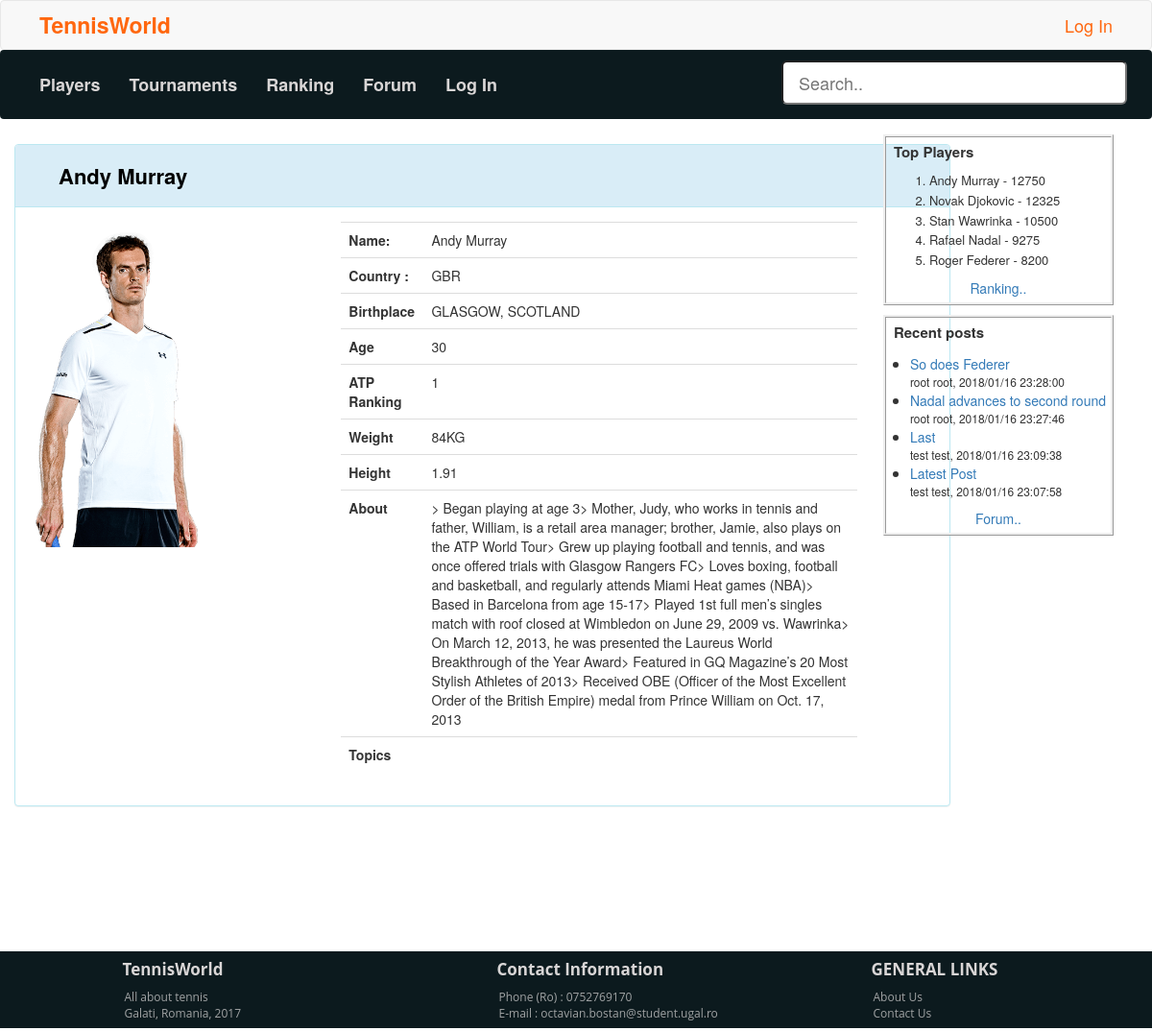
Page /details.php?id=1 on the committed database.
### tables this page shows
CREATE TABLE `player` (
  `player_id` int(11) NOT NULL AUTO_INCREMENT,
  `first_name` varchar(32) DEFAULT NULL,
  `last_name` varchar(32) DEFAULT NULL,
  `country` varchar(20) NOT NULL,
  `birthplace` varchar(32) DEFAULT NULL,
  `age` varchar(32) DEFAULT NULL,
  `ranking` varchar(33) DEFAULT NULL,
  `weight` varchar(64) DEFAULT NULL,
  `height` varchar(10) DEFAULT NULL,
  `coach` varchar(30) DEFAULT NULL,
  `about` varchar(1000) DEFAULT NULL,
  `img` varchar(1000) NOT NULL,
  PRIMARY KEY (`player_id`)
);

CREATE TABLE `RANKING` (
  `rank_id` int(11) NOT NULL AUTO_INCREMENT,
  `player_id` int(11) NOT NULL,
  `points` int(11) NOT NULL,
  PRIMARY KEY (`rank_id`)
);

CREATE TABLE `post` (
  `post_id` int(11) NOT NULL AUTO_INCREMENT,
  `post_description` varchar(100) DEFAULT NULL,
  `post_date` varchar(32) DEFAULT NULL,
  `user_id` int(11) DEFAULT NULL,
  `topic_id` int(11) DEFAULT NULL,
  PRIMARY KEY (`post_id`),
  KEY `user_id` (`user_id`),
  KEY `topic_id` (`topic_id`)
);

CREATE TABLE `users` (
  `user_id` int(11) NOT NULL AUTO_INCREMENT,
  `firstName` varchar(32) DEFAULT NULL,
  `lastName` varchar(32) DEFAULT NULL,
  `email` varchar(32) DEFAULT NULL,
  `pass` varchar(64) DEFAULT NULL,
  `role` varchar(10) DEFAULT NULL,
  PRIMARY KEY (`user_id`)
);

### admin/controller.php (called while the page is built, shortened)
<?php
include("includes/models/player.php");
include("includes/models/post.php");
include("includes/models/user.php");
include("includes/models/rank.php");
class Controller {
	public static function getUserForId($id){
		$con = mysqli_connect("localhost","root","root");
		$db_select = mysqli_select_db($con, "twdm");
		$sql = "SELECT * FROM users where user_id = ".$id;
		$user = new User(0,'', '', '' , '' , '');
		$result = mysqli_query($con, $sql);
		while($row = mysqli_fetch_array($result)) {
			$user = new User($row['user_id'],
					 $row['firstName'],
					 $row['lastName'],
					 $row['email'],
					 $row['pass'],
					 $row['role']);
		}
		return $user;
	}
	public static function getRecentPosts() {
		$con = mysqli_connect("localhost","root","root");
		$db_select = mysqli_select_db($con, "twdm");
		$sql = "SELECT * FROM post order by post_date desc LIMIT 4";
		$posts = array();
		$result = mysqli_query($con, $sql);
		while($row = mysqli_fetch_array($result)) {
			$post = new Post($row['post_id'],
					 $row['post_description'],
					 $row['post_date'],
					 $row['user_id'],
					 $row['topic_id']);
			$posts[] = $post;
		}
		return $posts;
	}
	public static function getPlayerById($player_id) {
		$con = mysqli_connect("localhost","root","root");
		$db_select = mysqli_select_db($con, "twdm");
		$sql = "SELECT * FROM player  where player_id = ".$player_id;
		$result = mysqli_query($con, $sql);
		while($row = mysqli_fetch_array($result)) {
		  	$player = new Player($row['player_id'],
					$row['first_name'],
					$row['last_name'],
					$row['country'],
					$row['birthplace'],
					$row['age'],
					$row['ranking'],
					$row['weight'],
					$row['height'],
					$row['coach'],
					$row['about'],
					$row['img']);
		}
		return $player;
	}
	public static function getRanking() {
		$con = mysqli_connect("localhost","root","root");
		$db_select = mysqli_select_db($con, "twdm");
		$sql = "SELECT * FROM RANKING";
		$ranks = array();
		$result = mysqli_query($con, $sql);
		while($row = mysqli_fetch_array($result)) {
			$rank = new Rank($row['rank_id'],
					 $row['player_id'],
					 $row['points']);
			$ranks[] = $rank;
		}
		return $ranks;
	}
}
?>

### includes/models/player.php (called while the page is built, shortened)
<?php
class Player {
	private $firstName;
	private $lastName;
	private $country;
	private $birthplace;
	private $age;
	private $ranking;
	private $weight;
	private $height;
	private $about;
	private $img;
		public function __construct($id, $firstName, $lastName, $country,$birthplace, $age, $ranking, $weight
,$height, $coach, $about, $img) {
		$this->firstName = $firstName;
		$this->lastName = $lastName;
		$this->country = $country;
		$this->birthplace = $birthplace;
		$this->age = $age;
		$this->ranking = $ranking;
		$this->weight = $weight;
		$this->height = $height;
		$this->about = $about;
		$this->img = $img;
	}
	public function getFirstName() {
  		return $this->firstName;
	}
	public function getLastName() {
  		return $this->lastName;
	}
	public function getCountry() {
  		return $this->country;
	}
	public function getBirthplace() {
  		return $this->birthplace;
	}
	public function getAge() {
  		return $this->age;
	}
	public function getRanking() {
  		return $this->ranking;
	}
	public function getWeight() {
  		return $this->weight;
	}
	public function getHeight() {
  		return $this->height;
	}
	public function getAbout() {
  		return $this->about;
	}
	public function getImage() {
  		return $this->img;
	}
}
?>

### includes/models/rank.php (called while the page is built, shortened)
<?php
class Rank {
	private $points;
	public function __construct($rankId, $playerId, $points)  {
		$this->points = $points;
	}
	public function getPoints() {
  		return $this->points;
	}
}
?>

### includes/models/post.php (called while the page is built, shortened)
<?php
class Post {
	private $description;
	private $date;
	private $topicId;
	public function __construct($id, $description, $date, $userId, $topicId)  {
		$this->description = $description;
		$this->date = $date;
		$this->topicId = $topicId;
	}
	public function getDescription() {
  		return $this->description;
	}
	public function getDate() {
  		return $this->date;
	}
	public function getTopicId() {
  		return $this->topicId;
	}
}
?>

### includes/models/user.php (called while the page is built, shortened)
<?php
class User {
	private $firstName;
	private $lastName;
	public function __construct($id, $firstName, $lastName, $email, $pass, $role)  {
		$this->firstName = $firstName;
		$this->lastName = $lastName;
	}
	public function getFirstName() {
  		return $this->firstName;
	}
	public function getLastName() {
  		return $this->lastName;
	}
}
?>

### details.php (the view, shortened to what this page needs)
<!DOCTYPE html PUBLIC "-//W3C//DTD XHTML 1.0 Transitional//EN"
"http://www.w3.org/TR/xhtml1/DTD/xhtml1-transitional.dtd">
<?php
include("admin/controller.php");
?>
<html xmlns="http://www.w3.org/1999/xhtml">
 <head>
	<link href="css/bootstrap.min.css" rel="stylesheet"/>
	<link rel="stylesheet" type="text/css" href="css/style.css"/>
 </head>
 <body>
	<?php include("includes/header.php"); ?>
	<div class="container">
      <div class="row">
        <div class=" col-md-10" >
    		<?php
    		if(isset($_GET['id'])){
    			$player = Controller::getPlayerById($_GET['id']);
    		} else {
    			exit();
    		}
    		?>
    		<div class="row">
    			<div class="panel panel-info">
    				<div class="panel-heading">
    					<h4 id = "player_name"><?php echo $player->getFirstName()." ".$player->getLastName() ?></h4>
    				</div>
      				<div class="panel-body">
          					<div class="row">
          						<div class="col-md-3">
          							    <img alt="User Pic" class="img-responsive" src="<?php echo $player->getImage()?>" />
          						</div>
          						<div class="col-md-offset-1 col-md-7">
          							<table class="table detailsTable">
          								<tbody>
          								<tr><td class="detailsTableHeading">Name:</td> <td><?php echo $player->getFirstName()." ".$player->getLastName() ?></td></tr>
          								<tr><td class="detailsTableHeading">Country :</td> <td><?php echo $player->getCountry()?></td></tr>
          								<tr><td class="detailsTableHeading">Birthplace</td><td><?php echo $player->getBirthplace()?></td></tr>
          								<tr><td class="detailsTableHeading">Age</td><td><?php echo $player->getAge()?></td></tr>
          								<tr><td class="detailsTableHeading">ATP Ranking</td> <td><?php echo $player->getRanking()?></td></tr>
          								<tr><td class="detailsTableHeading">Weight</td><td><?php echo $player->getWeight()?></td></tr>
          								<tr><td class="detailsTableHeading">Height</td> <td><?php echo $player->getHeight()?></td></tr>
          								<tr><td class="detailsTableHeading">About</td> <td><?php echo $player->getAbout()?></td></tr>
          								<tr>
          									<td class="detailsTableHeading">Topics</td>
          									<td>
          									</td>
          								</tr>
          								</tbody>
          							</table>
          						</div>
          				</div>
            </div>
    			</div>
        </div>
            </div>
          </div>
          <div class="col-md-3">
      	       <?php include("includes/sidePanel.php"); ?>
      		</div>
    </div>
	<?php include("includes/footer.php"); ?>
 </body>
</html>

### includes/sidePanel.php
<div class="sidePanel">
    <div class="rankingPanel">
    		<p class="panelHeader">Top Players</p>
    		<ol class="rankList">
    			<?php
    			  $max = 5;
    				$i=0;
    				foreach(Controller::getRanking() as $rank) {
    					if($i==$max) {
    						break;
    					}
    					$player = Controller::getPlayerById($rank->getPlayerId());
    			?>
    			<li><?php echo $player->getFirstName()." ".$player->getLastName()." - ".$rank->getPoints()?></li>
    			<?php
    			  	$i++;
    				}
    			?>
    		</ol>
    		<center><a class="panelLink" href="ranking.php">Ranking.. </a></center>
    </div>
    <div class="recentPostsPanel">
    	<div >
    			<p class="panelHeader">Recent posts</p>
    			<ul class="recentPostList">
    					<?php
    						foreach(Controller::getRecentPosts() as $post) {
    						$post_user = Controller::getUserForId($post->getUserId());
    						$link = "forum.php?id=".$post->getTopicId();
    					?>
    					<li>
    							<a href="<?php echo $link ?>"><div class="recentPostDesc"><?php echo $post->getDescription()?> </div></a>
    							<div class="recentPostDate"> <?php echo $post_user->getFirstName().' '.$post_user->getLastName().", ".$post->getDate()?></div>
    					</li>
    					<?php
    						}
    					?>
    			</ul>
    			<center><a class="panelLink" href="forum.php">Forum.. </a></center>
    	</div>
    </div>
</div>

### css/style.css (style rules this page uses)
body { padding-top:150px; }
.detailsTable td { font-size:14px; }
.detailsTableHeading { font-size:15px; font-weight:bold; }
.panel-info { margin-bottom:100px; }
#player_name { color:#000; font-weight:bold; margin-left:30px; font-size:22px; }
.rankingTable th,td { font-size:16px; }
.sidePanel { position: fixed; top:140px; padding:0px; right:40px; }
.panelLink { font-size:14px; }
.rankingPanel { font-size:13px; padding:5px; border-style: ridge; margin-bottom: 10px; }
.rankList li { margin-top:2px; margin-right:5px; }
.recentPostsPanel { padding:5px; border-style: ridge; }
.recentPostList { margin-left:-20px; }
.recentPostList li { font-size:15px; }
.recentPostDesc { font-size: 14px; overflow:hidden; }
.recentPostDate { font-size: 12px; }
.panelHeader { font-size: 15px; font-weight: bold; margin-left: 3px; }

### rows in the picture
player: first_name "Andy", last_name "Murray", img (picture), country "GBR", birthplace "GLASGOW, SCOTLAND", age "30", ranking "1", weight "84KG", height "1.91", about "> Began playing at age 3> Mother, Judy, who works in tennis and father, William, is a retail area manager; brother, Jamie, also plays on the ATP World Tour> Grew up playing football and tennis, and was once offered trials with Glasgow Rangers FC> Loves boxing, football and basketball, and regularly attends Miami Heat games (NBA)> Based in Barcelona from age 15-17> Played 1st full men’s singles match with roof closed at Wimbledon on June 29, 2009 vs. Wawrinka> On March 12, 2013, he was presented the Laureus World Breakthrough of the Year Award> Featured in GQ Magazine’s 20 Most Stylish Athletes of 2013> Received OBE (Officer of the Most Excellent Order of the British Empire) medal from…"
ranking: player.first_name "Andy", player.last_name "Murray", points "12750"
ranking: player.first_name "Novak", player.last_name "Djokovic", points "12325"
ranking: player.first_name "Stan", player.last_name "Wawrinka", points "10500"
ranking: player.first_name "Rafael", player.last_name "Nadal", points "9275"
ranking: player.first_name "Roger", player.last_name "Federer", points "8200"
post: post_description "So does Federer", user.firstName "root", user.lastName "root", post_date "2018/01/16 23:28:00"
post: post_description "Nadal advances to second round", user.firstName "root", user.lastName "root", post_date "2018/01/16 23:27:46"
post: post_description "Last", user.firstName "test", user.lastName "test", post_date "2018/01/16 23:09:38"
post: post_description "Latest Post", user.firstName "test", user.lastName "test", post_date "2018/01/16 23:07:58"
